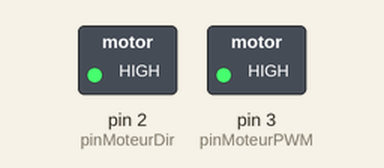
A sketch run on a simulated Arduino Uno, built with avr-gcc and run on an emulated ATmega328P. On the bench: switched loads named in the sketch (green lamp = pin HIGH). The local clock reads 2024-03-15 10:24:30 at power-on unless the sketch sets it; what the sketch prints to the serial monitor is not drawn.

Above: at 0.1 s.
At 0.6 s:
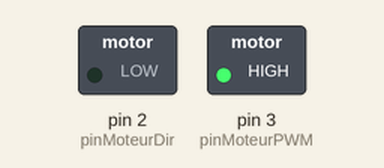
Timing chart, 0 to 2.1 s (numbered marks = the images above):
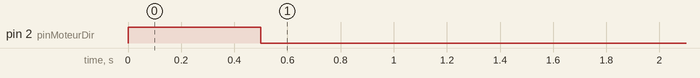

The sketch:

arduino_poullaier.ino
```cpp
#include "DS3231.h"
#include <Wire.h>
#include <string.h>

DS3231 Clock;

const int pinMoteurPWM = 3;
const int pinMoteurDir = 2;
bool isopen = true;

byte Year;
byte Month;
byte Date;
byte DoW;
byte Hour;
byte Minute;
byte Second;

bool Century=false;
bool h12;
bool PM;

const int maxMonth[12] = { 31, 29, 31, 30, 31, 30, 31, 31, 30, 31, 30, 31 };
const char sunrise[52][5] = {
        "08:48",
    "08:46",
    "08:43",
    "08:37",
    "08:29",
    "08:19",
    "08:08",
    "07:55",
    "07:42",
    "07:28",
    "07:14",
    "06:59",
    "06:45",
    "06:30",
    "06:16",
    "06:02",
    "05:48",
    "05:36",
    "05:24",
    "05:14",
    "05:06",
    "04:59",
    "04:54",
    "04:51",
    "04:50",
    "04:52",
    "04:55",
    "05:01",
    "05:08",
    "05:16",
    "05:24",
    "05:34",
    "05:43",
    "05:53",
    "06:03",
    "06:13",
    "06:23",
    "06:32",
    "06:42",
    "06:52",
    "07:03",
    "07:13",
    "07:24",
    "07:35",
    "07:46",
    "07:58",
    "08:09",
    "08:19",
    "08:28",
    "08:36",
    "08:42",
    "08:46"
};
const char sunset[52][5] = {
    "17:59",
    "18:07",
    "18:16",
    "18:26",
    "18:38",
    "18:49",
    "19:01",
    "19:12",
    "19:24",
    "19:35",
    "19:46",
    "19:57",
    "20:07",
    "20:18",
    "20:28",
    "20:38",
    "20:49",
    "20:59",
    "21:09",
    "21:19",
    "21:28",
    "21:36",
    "21:43",
    "21:48",
    "21:52",
    "21:53",
    "21:53",
    "21:50",
    "21:45",
    "21:38",
    "21:29",
    "21:19",
    "21:07",
    "20:54",
    "20:41",
    "20:27",
    "20:12",
    "19:57",
    "19:42",
    "19:27",
    "19:13",
    "18:59",
    "18:45",
    "18:32",
    "18:21",
    "18:11",
    "18:02",
    "17:56",
    "17:51",
    "17:49",
    "17:50",
    "17:53",
};

void GetDateStuff(byte& Year, byte& Month, byte& Day, byte& DoW,
		byte& Hour, byte& Minute, byte& Second) {
	// Call this if you notice something coming in on
	// the serial port. The stuff coming in should be in
	// the order YYMMDDwHHMMSS, with an 'x' at the end.
	boolean GotString = false;
	char InChar;
	byte Temp1, Temp2;
	char InString[20];

	byte j=0;
	while (!GotString) {
		if (Serial.available()) {
			InChar = Serial.read();
			InString[j] = InChar;
			j += 1;
			if (InChar == 'x') {
				GotString = true;
			}
		}
	}
	Serial.println(InString);
	// Read Year first
	Temp1 = (byte)InString[0] -48;
	Temp2 = (byte)InString[1] -48;
	Year = Temp1*10 + Temp2;
	// now month
	Temp1 = (byte)InString[2] -48;
	Temp2 = (byte)InString[3] -48;
	Month = Temp1*10 + Temp2;
	// now date
	Temp1 = (byte)InString[4] -48;
	Temp2 = (byte)InString[5] -48;
	Day = Temp1*10 + Temp2;
	// now Day of Week
	DoW = (byte)InString[6] - 48;
	// now Hour
	Temp1 = (byte)InString[7] -48;
	Temp2 = (byte)InString[8] -48;
	Hour = Temp1*10 + Temp2;
	// now Minute
	Temp1 = (byte)InString[9] -48;
	Temp2 = (byte)InString[10] -48;
	Minute = Temp1*10 + Temp2;
	// now Second
	Temp1 = (byte)InString[11] -48;
	Temp2 = (byte)InString[12] -48;
	Second = Temp1*10 + Temp2;
}

int getWeekOfTheYear() {
    int spentDay = 0;
    for (int i = 0; i < (int)Clock.getMonth(Century)-1; i++) {
        spentDay += maxMonth[i];
    }
    spentDay += (int)Clock.getDate();
    //si day == 0 on retourne 1 pour pas avoir de sefault array[-1]
    int spentWeek = (int)spentDay/7;
    if (spentWeek < 1) return 1;
    else if (spentWeek > 52) return 52;
    else return spentWeek;
}

void open() {
    Serial.println("Ouverture de la porte ...");
    digitalWrite(pinMoteurDir, LOW);
    digitalWrite(pinMoteurPWM, HIGH);
    isopen = true;
}

void close() {
    Serial.println("Fermeture de la porte ...");
    digitalWrite(pinMoteurDir, HIGH);
    digitalWrite(pinMoteurPWM, HIGH);
    isopen = false;
}
void beep() {
    digitalWrite(pinMoteurDir, HIGH);
    digitalWrite(pinMoteurPWM, HIGH);
    delay(500);
    digitalWrite(pinMoteurDir, LOW);
    digitalWrite(pinMoteurPWM, HIGH);
}
void setup(void) {
    // We'll send debugging information via the Serial monitor
    pinMode(pinMoteurPWM, OUTPUT);
    pinMode(pinMoteurDir, OUTPUT);

    // Start the serial port
	Serial.begin(9600);
	// Start the I2C interface
	Wire.begin();
    beep();
    delay(5000);
    Serial.println("Redémarrage de la carte...");
}

void loop(void) {
	while (true) {
		// If something is coming in on the serial line, it's
		// a time correction so set the clock accordingly.
		if (Serial.available()) {
			Serial.println("Entrée recu");
			GetDateStuff(Year, Month, Date, DoW, Hour, Minute, Second);

			Clock.setClockMode(false);	// set to 24h
			//setClockMode(true);	// set to 12h

			Clock.setYear(Year);
			Clock.setMonth(Month);
			Clock.setDate(Date);
			Clock.setDoW(DoW);
			Clock.setHour(Hour);
			Clock.setMinute(Minute);
			Clock.setSecond(Second);
		}

        Serial.println();
		Serial.print(Clock.getDate(), DEC);
		Serial.print("/");
		Serial.print(Clock.getMonth(Century), DEC);
		Serial.print("/");
		Serial.print(Clock.getYear(), DEC);
		Serial.print(" ");
		Serial.print(Clock.getHour(h12, PM), DEC); //24-hr
		Serial.print(":");
		Serial.println(Clock.getMinute(), DEC);
        Serial.println();

        int weekOfTheYear = getWeekOfTheYear();

        int rise_h = String(sunrise[weekOfTheYear-1]).substring(0, 2).toInt();
        int rise_m = String(sunrise[weekOfTheYear-1]).substring(3, 5).toInt();
        int set_h = String(sunset[weekOfTheYear-1]).substring(0, 2).toInt();
        int set_m = String(sunset[weekOfTheYear-1]).substring(3, 5).toInt();

        DateTime now = DateTime((int)Clock.getYear(), (int)Clock.getMonth(Century), (int)Clock.getDate(), (int)Clock.getHour(h12, PM), (int)Clock.getMinute(), (int)Clock.getSecond());
        DateTime rise = DateTime((int)Clock.getYear(), (int)Clock.getMonth(Century), (int)Clock.getDate(), rise_h, rise_m, 0);
        DateTime set = DateTime((int)Clock.getYear(), (int)Clock.getMonth(Century), (int)Clock.getDate(), set_h, set_m, 0);

        //Si l'heure actuelle est comprise entre le levé et le coucher de soleil
        //si il fait jour
        if (now.unixtime() < set.unixtime() && now.unixtime() > rise.unixtime()) {
            if (!isopen) {
                open();
            }
        } else {    //si il fait nuit
            if (isopen) {
                close();
            }
        }


        Serial.print("Coucher de soleil : ");
        Serial.print(set.hour());
        Serial.print(":");
        Serial.println(set.minute());
        Serial.println("----------------");

        Serial.print("Lever de soleil : ");
        Serial.print(rise.hour());
        Serial.print(":");
        Serial.println(rise.minute());
        Serial.println("----------------");

        Serial.print("Date : ");
		Serial.print(Clock.getDate(), DEC);
		Serial.print("/");
		Serial.print(Clock.getMonth(Century), DEC);
		Serial.print("/");
		Serial.print(Clock.getYear(), DEC);
		Serial.print(" ");
		Serial.print(Clock.getHour(h12, PM), DEC); //24-hr
		Serial.print(":");
		Serial.println(Clock.getMinute(), DEC);
        Serial.println("----------------");

		delay(10000);
	}
}
```
